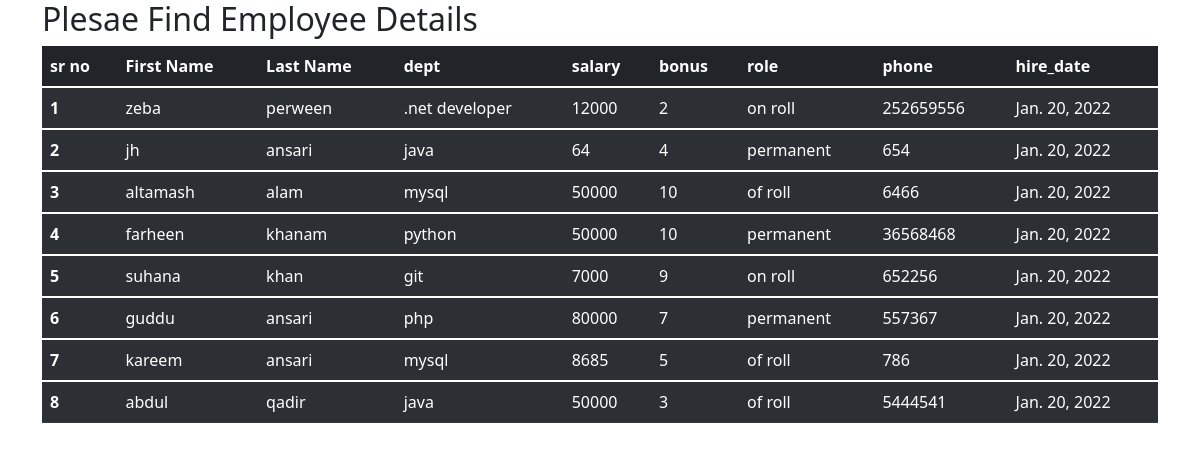
The app's page /all_emp with its own data.
### employee/models.py (models this page shows)
class Employee(models.Model):
    first_name=models.CharField(max_length=100,null=False)
    last_name=models.CharField(max_length=100)
    dept=models.ForeignKey(Department,on_delete=models.CASCADE)
    salary=models.IntegerField(default=0)
    bonus=models.IntegerField(default=0)
    role=models.ForeignKey(Role, on_delete=models.CASCADE)
    phone=models.IntegerField(default=0)
    hire_date=models.DateField()
    def __str__(self):
        return '%s %s %s' %(self.first_name,self.last_name,self.role)

class Department(models.Model):
    name=models.CharField(max_length=20,null=False)
    location=models.CharField(max_length=20,null=False)
    def __str__(self):
        return self.name

class Role(models.Model):
    name=models.CharField(max_length=100,null=False)
    def __str__(self):
        return self.name

### employee/views.py (the view)
# urls.py: path('all_emp', views.all_emp, name='all_emp'),
def all_emp(request):
    emps=Employee.objects.all()
    context={
        'emps':emps
    }
    print(context)
    return render(request, 'all_emp.html',context)

### employee/templates/all_emp.html (shortened to what this page needs)
<!DOCTYPE html>
<html lang="en">
<head>
  <link href="https://cdn.jsdelivr.net/npm/bootstrap@5.1.3/dist/css/bootstrap.min.css" rel="stylesheet">
</head>
<body>
<div class="container">
<h2>Plesae Find Employee Details</h2>
<table class="table table-dark table-striped">
  <thead>
    <tr>
      <th scope="col">sr no</th>
      <th scope="col">First Name</th>
      <th scope="col">Last Name</th>
      <th scope="col">dept</th>
      <th scope="col">salary</th>
      <th scope="col">bonus</th>
      <th scope="col">role</th>
      <th scope="col">phone</th>
      <th scope="col">hire_date</th>
    </tr>
  </thead>
          {% for emp in emps %}
  <tbody>
    <tr>
      <th scope="row">{{emp.id}}</th>
      <td>{{emp.first_name}}</td>
      <td>{{emp.last_name}}</td>
      <td>{{emp.dept}}</td>
      <td>{{emp.salary}}</td>
      <td>{{emp.bonus}}</td>
      <td>{{emp.role}}</td>
      <td>{{emp.phone}}</td>
      <td>{{emp.hire_date}}</td>
    </tr>
  </tbody>
          {% endfor %}
</table>
</div>
</body>
</html>

### employee/templates/all_emp.html (style rules this page uses)
body { background-image:url("https://image.shutterstock.com/image-photo/young-business-man-working-home-260nw-1654831870.jpg"); background-size:100% 150%; }

### records on screen
Employee: id "1", first_name "zeba", last_name "perween", dept ".net developer", salary "12000", bonus "2", role "on roll", phone "252659556", hire_date "Jan. 20, 2022"
Employee: id "2", first_name "jh", last_name "ansari", dept "java", salary "64", bonus "4", role "permanent", phone "654", hire_date "Jan. 20, 2022"
Employee: id "3", first_name "altamash", last_name "alam", dept "mysql", salary "50000", bonus "10", role "of roll", phone "6466", hire_date "Jan. 20, 2022"
Employee: id "4", first_name "farheen", last_name "khanam", dept "python", salary "50000", bonus "10", role "permanent", phone "36568468", hire_date "Jan. 20, 2022"
Employee: id "5", first_name "suhana", last_name "khan", dept "git", salary "7000", bonus "9", role "on roll", phone "652256", hire_date "Jan. 20, 2022"
Employee: id "6", first_name "guddu", last_name "ansari", dept "php", salary "80000", bonus "7", role "permanent", phone "557367", hire_date "Jan. 20, 2022"
Employee: id "7", first_name "kareem", last_name "ansari", dept "mysql", salary "8685", bonus "5", role "of roll", phone "786", hire_date "Jan. 20, 2022"
Employee: id "8", first_name "abdul", last_name "qadir", dept "java", salary "50000", bonus "3", role "of roll", phone "5444541", hire_date "Jan. 20, 2022"
